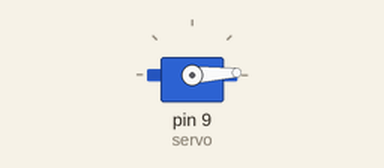
Recording of a sketch running on a simulated Arduino Uno, built with avr-gcc and run on an emulated ATmega328P. On the bench: servo.

Above: at 0.05 s.
At 1.3 s:
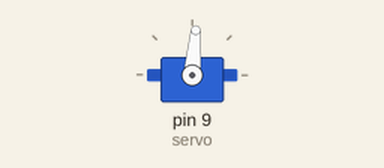
At 2.6 s:
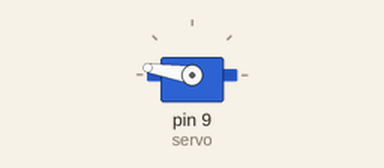
At 5.2 s:
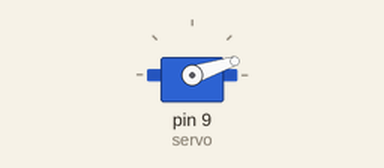
Timing chart, 0 to 7.1 s (numbered marks = the images above):
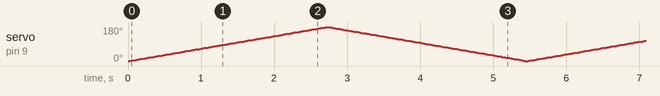

The sketch:

1_2_4.ino
```cpp
#include <Servo.h>
Servo servo;
void increase(){
  for (int servoval = 0; servoval<=180; servoval++){
    servo.write(servoval);
    delay(15);
  }
}
void decrease(){
  for (int servoval = 180; servoval>=0; servoval--){
    servo.write(servoval);
    delay(15);
  }
}
void setup() {
  servo.attach(9);

}

void loop() {

  increase();
  decrease();


}
```
